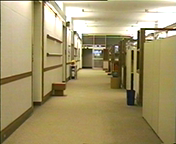
%> input picture assignment1/hallback.bmp, 176 x 144 px
$ octave rotate.m   (GNU Octave 9; MATLAB toolbox functions it lacks are replaced by stand-ins)
%> lines starting %> are read from the running program, lines starting %| are printed output that depends on the picture
f = im2double(imread('hallback.bmp'));
subplot(121), imshow(f), title('原图');
[oldM, oldN, Channal] = size(f);
%> oldM = 144; oldN = 176; Channal = 3
theta = pi / 9;
x1 = 0;
y1 = 0;
x2 = oldM - 1;
%> x2 = 143
y2 = 0;
x3 = oldM - 1;
%> x3 = 143
y3 = oldN - 1;
%> y3 = 175
x4 = 0;
y4 = oldN - 1;
%> y4 = 175
x1_ = x1 * cos(theta) + y1 * sin(theta);
y1_ = -x1 * sin(theta) + y1 * cos(theta);
x2_ = x2 * cos(theta) + y2 * sin(theta);
%> x2_ = 134.4
y2_ = -x2 * sin(theta) + y2 * cos(theta);
%> y2_ = -48.91
x3_ = x3 * cos(theta) + y3 * sin(theta);
%> x3_ = 194.2
y3_ = -x3 * sin(theta) + y3 * cos(theta);
%> y3_ = 115.5
x4_ = x4 * cos(theta) + y4 * sin(theta);
%> x4_ = 59.85
y4_ = -x4 * sin(theta) + y4 * cos(theta);
%> y4_ = 164.4
max_x = max(max(x1_, x2_), max(x3_, x4_));
%> max_x = 194.2
min_x = min(min(x1_, x2_), min(x3_, x4_));
%> min_x = 0
max_y = max(max(y1_, y2_), max(y3_, y4_));
min_y = min(min(y1_, y2_), min(y3_, y4_));
M = ceil(max_x-min_x+1);
N = ceil(max_y-min_y+1);
% now we get the new resolution
new_f = zeros(M, N, Channal);
for c = 1:Channal
    for x = 0:M - 1
        for y = 0:N - 1
            % here is the original coordinary
            old_x = x + min_x;
            old_y = y + min_y;
            % here is the original coordinate!
            oldx = old_x * cos(theta) - old_y * sin(theta);
            oldy = old_x * sin(theta) + old_y * cos(theta);
            new_f(x+1, y+1, c) = my_bilinear(c, f, oldx, oldy, oldM, oldN);
        end
    end
end
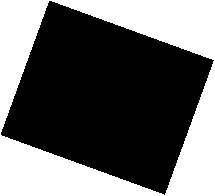
%> new_f: size 196x215x3 double; mean R, G, B 103.9, 103.9, 103.8

subplot(122), imshow(new_f), title('旋转后');
%> after `imshow(new_f)`:
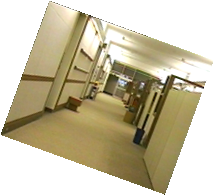
%> displayed picture: size 196x215x3, on the screen's scale of 0 to 255; mean R, G, B 200.3, 191.8, 165.9
